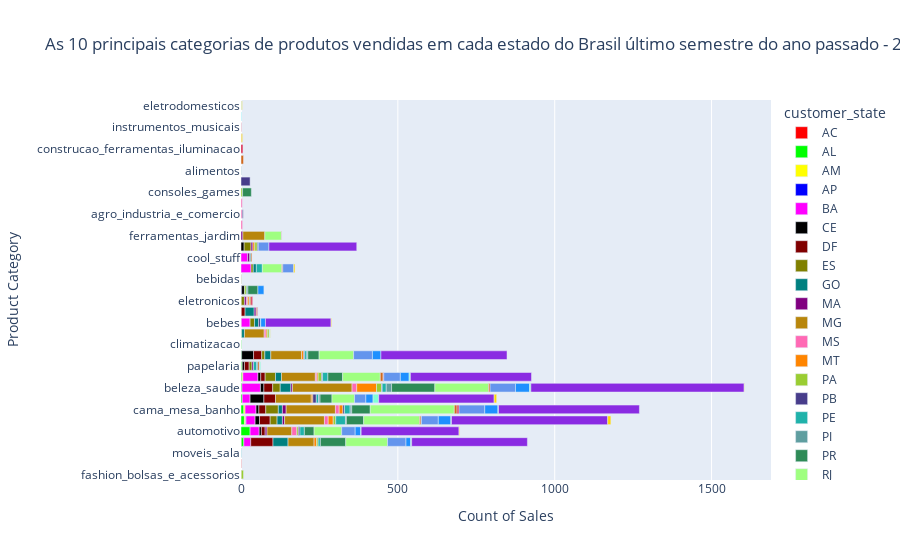

Notebook code cell kept with this figure:
### Markdown cell above
As 10 principais categorias de produtos vendidas em cada estado do Brasil no último semestre do ano passado - 2017.

### Code cell
# Carregar o DataFrame 'customers_compras_products.csv'
df = pd.read_csv('./Files/Arquivos Projeto/customers_compras_products.csv')

# Converter a coluna 'order_purchase_timestamp_date' para o tipo datetime
df['order_purchase_timestamp_date'] = pd.to_datetime(df['order_purchase_timestamp_date'])

# Filtrar os dados para o último semestre do último ano
last_year = df['order_purchase_timestamp_date'].dt.year.max()
last_semester_start = df[(df['order_purchase_timestamp_date'].dt.year == last_year) & 
                         (df['order_purchase_timestamp_date'].dt.month > 6)]

# Agrupar por região ('customer_state') e 'product_category_name', contando as vendas
grouped = last_semester_start.groupby(['customer_state', 'product_category_name']).size().reset_index(name='count')

# Encontrar as cem principais categorias de produtos vendidos em cada região
top_categories = grouped.groupby('customer_state').apply(lambda x: x.nlargest(10, 'count')).reset_index(drop=True)

# Mapeamento de cores para cada estado
color_map_states = {
    'AC': '#FF0000',  # Vermelho
    'AL': '#00FF00',  # Verde
    'AP': '#0000FF',  # Azul
    'AM': '#FFFF00',  # Amarelo
    'BA': '#FF00FF',  # Magenta
    'CE': '#000000',  # Preto
    'DF': '#800000',  # Marrom
    'ES': '#808000',  # Oliva
    'GO': '#008080',  # Azul turquesa
    'MA': '#800080',  # Roxo
    'MT': '#FF8500',  # Laranja
    'MS': '#FF69B4',  # Rosa
    'MG': '#B8860B',  # Dourado
    'PA': '#9ACD32',  # Amarelo-verde
    'PB': '#483D8B',  # Azul ardósia escuro
    'PR': '#2E8B57',  # Verde mar
    'PE': '#20B2AA',  # Azul turquesa claro
    'PI': '#5F9EA0',  # Azul cadete
    'RJ': '#9FFF80',  # Verde chartreuse
    'RN': '#D2691E',  # Marrom ferrugem
    'RS': '#6495ED',  # Azul ardósia
    'RO': '#DC143C',  # Vermelho escuro
    'RR': '#00FFFF',  # Ciano
    'SC': '#1E90FF',  # Azul real
    'SP': '#8A2BE2',  # Azul violeta
    'SE': '#7FFFD4',  # Turquesa
    'TO': '#FFD700'   # Dourado
}

# Atribuir cores aos estados
top_categories['color'] = top_categories['customer_state'].map(color_map_states)

# Criar o gráfico de barras com cores específicas para cada estado
fig = px.bar(top_categories, x='count', y='product_category_name', color='customer_state', 
             title='As 10 principais categorias de produtos vendidas em cada estado do Brasil último semestre do ano passado - 2017',
             labels={'count': 'Count of Sales', 'product_category_name': 'Product Category'},
             color_discrete_map=color_map_states)  # Usar o mapeamento de cores

fig.update_layout(xaxis_title='Count of Sales', yaxis_title='Product Category')

# Mostrar o gráfico de barras
fig.show()

### Figure 1 — Plotly figure (JSON) as saved in the notebook; plotly's stock layout.template omitted (floating-point values rounded to 4 significant figures)
{"data": [{"alignmentgroup": "True", "hovertemplate": "customer_state=AC<br>Count of Sales=%{x}<br>Product Category=%{y}<extra></extra>", "legendgroup": "AC", "marker": {"color": "#FF0000", "pattern": {"shape": ""}}, "name": "AC", "offsetgroup": "AC", "orientation": "h", "showlegend": true, "textposition": "auto", "type": "bar", "x": [1, 1, 1, 1], "xaxis": "x", "y": ["fashion_bolsas_e_acessorios", "fashion_underwear_e_moda_praia", "moveis_sala", "relogios_presentes"], "yaxis": "y"}, {"alignmentgroup": "True", "hovertemplate": "customer_state=AL<br>Count of Sales=%{x}<br>Product Category=%{y}<extra></extra>", "legendgroup": "AL", "marker": {"color": "#00FF00", "pattern": {"shape": ""}}, "name": "AL", "offsetgroup": "AL", "orientation": "h", "showlegend": true, "textposition": "auto", "type": "bar", "x": [29, 11, 9, 8, 4, 3, 3, 3, 2, 1], "xaxis": "x", "y": ["automotivo", "utilidades_domesticas", "cama_mesa_banho", "relogios_presentes", "informatica_acessorios", "beleza_saude", "esporte_lazer", "papelaria", "moveis_decoracao", "climatizacao"], "yaxis": "y"}, {"alignmentgroup": "True", "hovertemplate": "customer_state=AM<br>Count of Sales=%{x}<br>Product Category=%{y}<extra></extra>", "legendgroup": "AM", "marker": {"color": "#FFFF00", "pattern": {"shape": ""}}, "name": "AM", "offsetgroup": "AM", "orientation": "h", "showlegend": true, "textposition": "auto", "type": "bar", "x": [4, 4, 3, 2, 1, 1, 1, 1], "xaxis": "x", "y": ["cama_mesa_banho", "utilidades_domesticas", "esporte_lazer", "brinquedos", "bebes", "construcao_ferramentas_construcao", "eletronicos", "papelaria"], "yaxis": "y"}, {"alignmentgroup": "True", "hovertemplate": "customer_state=AP<br>Count of Sales=%{x}<br>Product Category=%{y}<extra></extra>", "legendgroup": "AP", "marker": {"color": "#0000FF", "pattern": {"shape": ""}}, "name": "AP", "offsetgroup": "AP", "orientation": "h", "showlegend": true, "textposition": "auto", "type": "bar", "x": [2, 1, 1], "xaxis": "x", "y": ["pet_shop", "bebidas", "utilidades_domesticas"], "yaxis": "y"}, {"alignmentgroup": "True", "hovertemplate": "customer_state=BA<br>Count of Sales=%{x}<br>Product Category=%{y}<extra></extra>", "legendgroup": "BA", "marker": {"color": "#FF00FF", "pattern": {"shape": ""}}, "name": "BA", "offsetgroup": "BA", "orientation": "h", "showlegend": true, "textposition": "auto", "type": "bar", "x": [59, 48, 35, 32, 29, 29, 28, 25, 22, 21], "xaxis": "x", "y": ["beleza_saude", "esporte_lazer", "cama_mesa_banho", "perfumaria", "automotivo", "utilidades_domesticas", "bebes", "informatica_acessorios", "relogios_presentes", "cool_stuff"], "yaxis": "y"}, {"alignmentgroup": "True", "hovertemplate": "customer_state=CE<br>Count of Sales=%{x}<br>Product Category=%{y}<extra></extra>", "legendgroup": "CE", "marker": {"color": "#000000", "pattern": {"shape": ""}}, "name": "CE", "offsetgroup": "CE", "orientation": "h", "showlegend": true, "textposition": "auto", "type": "bar", "x": [44, 38, 14, 11, 10, 9, 9, 9, 7, 7], "xaxis": "x", "y": ["informatica_acessorios", "moveis_decoracao", "utilidades_domesticas", "beleza_saude", "telefonia", "cama_mesa_banho", "esporte_lazer", "pet_shop", "automotivo", "papelaria"], "yaxis": "y"}, {"alignmentgroup": "True", "hovertemplate": "customer_state=DF<br>Count of Sales=%{x}<br>Product Category=%{y}<extra></extra>", "legendgroup": "DF", "marker": {"color": "#800000", "pattern": {"shape": ""}}, "name": "DF", "offsetgroup": "DF", "orientation": "h", "showlegend": true, "textposition": "auto", "type": "bar", "x": [71, 37, 34, 28, 26, 22, 15, 14, 12, 12], "xaxis": "x", "y": ["relogios_presentes", "informatica_acessorios", "utilidades_domesticas", "beleza_saude", "moveis_decoracao", "cama_mesa_banho", "papelaria", "esporte_lazer", "automotivo", "construcao_ferramentas_construcao"], "yaxis": "y"}, {"alignmentgroup": "True", "hovertemplate": "customer_state=ES<br>Count of Sales=%{x}<br>Product Category=%{y}<extra></extra>", "legendgroup": "ES", "marker": {"color": "#808000", "pattern": {"shape": ""}}, "name": "ES", "offsetgroup": "ES", "orientation": "h", "showlegend": true, "textposition": "auto", "type": "bar", "x": [40, 33, 24, 22, 22, 14, 10, 10, 9, 7], "xaxis": "x", "y": ["cama_mesa_banho", "esporte_lazer", "beleza_saude", "telefonia", "utilidades_domesticas", "bebes", "eletronicos", "moveis_decoracao", "papelaria", "perfumaria"], "yaxis": "y"}, {"alignmentgroup": "True", "hovertemplate": "customer_state=GO<br>Count of Sales=%{x}<br>Product Category=%{y}<extra></extra>", "legendgroup": "GO", "marker": {"color": "#008080", "pattern": {"shape": ""}}, "name": "GO", "offsetgroup": "GO", "orientation": "h", "showlegend": true, "textposition": "auto", "type": "bar", "x": [48, 34, 29, 19, 19, 17, 13, 13, 10, 9], "xaxis": "x", "y": ["relogios_presentes", "beleza_saude", "construcao_ferramentas_construcao", "esporte_lazer", "moveis_decoracao", "utilidades_domesticas", "bebes", "cama_mesa_banho", "perfumaria", "brinquedos"], "yaxis": "y"}, {"alignmentgroup": "True", "hovertemplate": "customer_state=MA<br>Count of Sales=%{x}<br>Product Category=%{y}<extra></extra>", "legendgroup": "MA", "marker": {"color": "#800080", "pattern": {"shape": ""}}, "name": "MA", "offsetgroup": "MA", "orientation": "h", "showlegend": true, "textposition": "auto", "type": "bar", "x": [12, 7, 7, 6, 6, 6, 6, 6, 5, 5], "xaxis": "x", "y": ["cama_mesa_banho", "cool_stuff", "utilidades_domesticas", "automotivo", "construcao_ferramentas_construcao", "eletronicos", "ferramentas_jardim", "telefonia", "beleza_saude", "papelaria"], "yaxis": "y"}, {"alignmentgroup": "True", "hovertemplate": "customer_state=MG<br>Count of Sales=%{x}<br>Product Category=%{y}<extra></extra>", "legendgroup": "MG", "marker": {"color": "#B8860B", "pattern": {"shape": ""}}, "name": "MG", "offsetgroup": "MG", "orientation": "h", "showlegend": true, "textposition": "auto", "type": "bar", "x": [190, 157, 127, 114, 108, 98, 83, 79, 70, 63], "xaxis": "x", "y": ["beleza_saude", "cama_mesa_banho", "utilidades_domesticas", "informatica_acessorios", "esporte_lazer", "moveis_decoracao", "relogios_presentes", "automotivo", "ferramentas_jardim", "brinquedos"], "yaxis": "y"}, {"alignmentgroup": "True", "hovertemplate": "customer_state=MS<br>Count of Sales=%{x}<br>Product Category=%{y}<extra></extra>", "legendgroup": "MS", "marker": {"color": "#FF69B4", "pattern": {"shape": ""}}, "name": "MS", "offsetgroup": "MS", "orientation": "h", "showlegend": true, "textposition": "auto", "type": "bar", "x": [16, 15, 12, 12, 6, 5, 5, 4, 4, 4], "xaxis": "x", "y": ["automotivo", "beleza_saude", "cama_mesa_banho", "utilidades_domesticas", "brinquedos", "eletroportateis", "esporte_lazer", "agro_industria_e_comercio", "casa_construcao", "eletronicos"], "yaxis": "y"}, {"alignmentgroup": "True", "hovertemplate": "customer_state=MT<br>Count of Sales=%{x}<br>Product Category=%{y}<extra></extra>", "legendgroup": "MT", "marker": {"color": "#FF8500", "pattern": {"shape": ""}}, "name": "MT", "offsetgroup": "MT", "orientation": "h", "showlegend": true, "textposition": "auto", "type": "bar", "x": [63, 16, 12, 8, 7, 6, 5, 5, 4, 4], "xaxis": "x", "y": ["beleza_saude", "utilidades_domesticas", "cama_mesa_banho", "relogios_presentes", "moveis_decoracao", "telefonia", "eletronicos", "informatica_acessorios", "brinquedos", "esporte_lazer"], "yaxis": "y"}, {"alignmentgroup": "True", "hovertemplate": "customer_state=PA<br>Count of Sales=%{x}<br>Product Category=%{y}<extra></extra>", "legendgroup": "PA", "marker": {"color": "#9ACD32", "pattern": {"shape": ""}}, "name": "PA", "offsetgroup": "PA", "orientation": "h", "showlegend": true, "textposition": "auto", "type": "bar", "x": [16, 11, 8, 8, 7, 6, 6, 5, 5, 5], "xaxis": "x", "y": ["beleza_saude", "esporte_lazer", "telefonia", "utilidades_domesticas", "fashion_bolsas_e_acessorios", "brinquedos", "pet_shop", "automotivo", "consoles_games", "relogios_presentes"], "yaxis": "y"}, {"alignmentgroup": "True", "hovertemplate": "customer_state=PB<br>Count of Sales=%{x}<br>Product Category=%{y}<extra></extra>", "legendgroup": "PB", "marker": {"color": "#483D8B", "pattern": {"shape": ""}}, "name": "PB", "offsetgroup": "PB", "orientation": "h", "showlegend": true, "textposition": "auto", "type": "bar", "x": [29, 11, 6, 5, 5, 3, 3, 3, 3, 2], "xaxis": "x", "y": ["artes", "informatica_acessorios", "bebes", "automotivo", "cama_mesa_banho", "agro_industria_e_comercio", "esporte_lazer", "moveis_decoracao", "telefonia", "beleza_saude"], "yaxis": "y"}, {"alignmentgroup": "True", "hovertemplate": "customer_state=PE<br>Count of Sales=%{x}<br>Product Category=%{y}<extra></extra>", "legendgroup": "PE", "marker": {"color": "#20B2AA", "pattern": {"shape": ""}}, "name": "PE", "offsetgroup": "PE", "orientation": "h", "showlegend": true, "textposition": "auto", "type": "bar", "x": [31, 19, 18, 17, 14, 13, 10, 7, 7, 7], "xaxis": "x", "y": ["utilidades_domesticas", "perfumaria", "cama_mesa_banho", "esporte_lazer", "automotivo", "beleza_saude", "papelaria", "informatica_acessorios", "moveis_decoracao", "relogios_presentes"], "yaxis": "y"}, {"alignmentgroup": "True", "hovertemplate": "customer_state=PI<br>Count of Sales=%{x}<br>Product Category=%{y}<extra></extra>", "legendgroup": "PI", "marker": {"color": "#5F9EA0", "pattern": {"shape": ""}}, "name": "PI", "offsetgroup": "PI", "orientation": "h", "showlegend": true, "textposition": "auto", "type": "bar", "x": [17, 5, 5, 5, 4, 4, 3, 3, 2, 1], "xaxis": "x", "y": ["beleza_saude", "cama_mesa_banho", "informatica_acessorios", "pet_shop", "cool_stuff", "papelaria", "moveis_decoracao", "utilidades_domesticas", "eletronicos", "alimentos"], "yaxis": "y"}, {"alignmentgroup": "True", "hovertemplate": "customer_state=PR<br>Count of Sales=%{x}<br>Product Category=%{y}<extra></extra>", "legendgroup": "PR", "marker": {"color": "#2E8B57", "pattern": {"shape": ""}}, "name": "PR", "offsetgroup": "PR", "orientation": "h", "showlegend": true, "textposition": "auto", "type": "bar", "x": [138, 81, 59, 55, 47, 38, 36, 32, 31, 28], "xaxis": "x", "y": ["beleza_saude", "relogios_presentes", "cama_mesa_banho", "utilidades_domesticas", "esporte_lazer", "informatica_acessorios", "moveis_decoracao", "pet_shop", "automotivo", "consoles_games"], "yaxis": "y"}, {"alignmentgroup": "True", "hovertemplate": "customer_state=RJ<br>Count of Sales=%{x}<br>Product Category=%{y}<extra></extra>", "legendgroup": "RJ", "marker": {"color": "#9FFF80", "pattern": {"shape": ""}}, "name": "RJ", "offsetgroup": "RJ", "orientation": "h", "showlegend": true, "textposition": "auto", "type": "bar", "x": [268, 178, 171, 133, 120, 110, 88, 72, 62, 53], "xaxis": "x", "y": ["cama_mesa_banho", "utilidades_domesticas", "beleza_saude", "relogios_presentes", "esporte_lazer", "moveis_decoracao", "automotivo", "informatica_acessorios", "perfumaria", "ferramentas_jardim"], "yaxis": "y"}, {"alignmentgroup": "True", "hovertemplate": "customer_state=RN<br>Count of Sales=%{x}<br>Product Category=%{y}<extra></extra>", "legendgroup": "RN", "marker": {"color": "#D2691E", "pattern": {"shape": ""}}, "name": "RN", "offsetgroup": "RN", "orientation": "h", "showlegend": true, "textposition": "auto", "type": "bar", "x": [9, 9, 8, 5, 5, 5, 4, 3, 3, 3], "xaxis": "x", "y": ["cama_mesa_banho", "esporte_lazer", "pcs", "beleza_saude", "papelaria", "utilidades_domesticas", "eletronicos", "construcao_ferramentas_construcao", "cool_stuff", "perfumaria"], "yaxis": "y"}, {"alignmentgroup": "True", "hovertemplate": "customer_state=RO<br>Count of Sales=%{x}<br>Product Category=%{y}<extra></extra>", "legendgroup": "RO", "marker": {"color": "#DC143C", "pattern": {"shape": ""}}, "name": "RO", "offsetgroup": "RO", "orientation": "h", "showlegend": true, "textposition": "auto", "type": "bar", "x": [6, 6, 5, 2, 2, 1, 1, 1, 1, 1], "xaxis": "x", "y": ["cama_mesa_banho", "construcao_ferramentas_iluminacao", "eletronicos", "construcao_ferramentas_construcao", "esporte_lazer", "brinquedos", "eletrodomesticos_2", "ferramentas_jardim", "instrumentos_musicais", "papelaria"], "yaxis": "y"}, {"alignmentgroup": "True", "hovertemplate": "customer_state=RR<br>Count of Sales=%{x}<br>Product Category=%{y}<extra></extra>", "legendgroup": "RR", "marker": {"color": "#00FFFF", "pattern": {"shape": ""}}, "name": "RR", "offsetgroup": "RR", "orientation": "h", "showlegend": true, "textposition": "auto", "type": "bar", "x": [1, 1, 1, 1], "xaxis": "x", "y": ["bebes", "malas_acessorios", "moveis_sala", "utilidades_domesticas"], "yaxis": "y"}, {"alignmentgroup": "True", "hovertemplate": "customer_state=RS<br>Count of Sales=%{x}<br>Product Category=%{y}<extra></extra>", "legendgroup": "RS", "marker": {"color": "#6495ED", "pattern": {"shape": ""}}, "name": "RS", "offsetgroup": "RS", "orientation": "h", "showlegend": true, "textposition": "auto", "type": "bar", "x": [82, 81, 60, 59, 54, 53, 43, 36, 35, 34], "xaxis": "x", "y": ["cama_mesa_banho", "beleza_saude", "moveis_decoracao", "relogios_presentes", "utilidades_domesticas", "esporte_lazer", "automotivo", "informatica_acessorios", "perfumaria", "telefonia"], "yaxis": "y"}, {"alignmentgroup": "True", "hovertemplate": "customer_state=SC<br>Count of Sales=%{x}<br>Product Category=%{y}<extra></extra>", "legendgroup": "SC", "marker": {"color": "#1E90FF", "pattern": {"shape": ""}}, "name": "SC", "offsetgroup": "SC", "orientation": "h", "showlegend": true, "textposition": "auto", "type": "bar", "x": [45, 42, 40, 28, 27, 23, 19, 18, 15, 15], "xaxis": "x", "y": ["beleza_saude", "cama_mesa_banho", "utilidades_domesticas", "esporte_lazer", "moveis_decoracao", "informatica_acessorios", "pet_shop", "automotivo", "bebes", "relogios_presentes"], "yaxis": "y"}, {"alignmentgroup": "True", "hovertemplate": "customer_state=SE<br>Count of Sales=%{x}<br>Product Category=%{y}<extra></extra>", "legendgroup": "SE", "marker": {"color": "#7FFFD4", "pattern": {"shape": ""}}, "name": "SE", "offsetgroup": "SE", "orientation": "h", "showlegend": true, "textposition": "auto", "type": "bar", "x": [18, 4, 4, 3, 3, 3, 2, 2, 2, 1], "xaxis": "x", "y": ["informatica_acessorios", "beleza_saude", "esporte_lazer", "brinquedos", "papelaria", "relogios_presentes", "cama_mesa_banho", "eletrodomesticos", "utilidades_domesticas", "automotivo"], "yaxis": "y"}, {"alignmentgroup": "True", "hovertemplate": "customer_state=SP<br>Count of Sales=%{x}<br>Product Category=%{y}<extra></extra>", "legendgroup": "SP", "marker": {"color": "#8A2BE2", "pattern": {"shape": ""}}, "name": "SP", "offsetgroup": "SP", "orientation": "h", "showlegend": true, "textposition": "auto", "type": "bar", "x": [680, 498, 449, 402, 386, 369, 368, 312, 280, 209], "xaxis": "x", "y": ["beleza_saude", "utilidades_domesticas", "cama_mesa_banho", "moveis_decoracao", "esporte_lazer", "relogios_presentes", "informatica_acessorios", "automotivo", "telefonia", "bebes"], "yaxis": "y"}, {"alignmentgroup": "True", "hovertemplate": "customer_state=TO<br>Count of Sales=%{x}<br>Product Category=%{y}<extra></extra>", "legendgroup": "TO", "marker": {"color": "#FFD700", "pattern": {"shape": ""}}, "name": "TO", "offsetgroup": "TO", "orientation": "h", "showlegend": true, "textposition": "auto", "type": "bar", "x": [10, 8, 4, 4, 2, 2, 2, 1, 1, 1], "xaxis": "x", "y": ["utilidades_domesticas", "informatica_acessorios", "eletrodomesticos_2", "perfumaria", "automotivo", "bebes", "eletrodomesticos", "bebidas", "beleza_saude", "brinquedos"], "yaxis": "y"}], "layout": {"barmode": "relative", "legend": {"title": {"text": "customer_state"}, "tracegroupgap": 0}, "title": {"text": "As 10 principais categorias de produtos vendidas em cada estado do Brasil último semestre do ano passado - 2017"}, "xaxis": {"anchor": "y", "domain": [0, 1], "title": {"text": "Count of Sales"}}, "yaxis": {"anchor": "x", "domain": [0, 1], "title": {"text": "Product Category"}}}}
